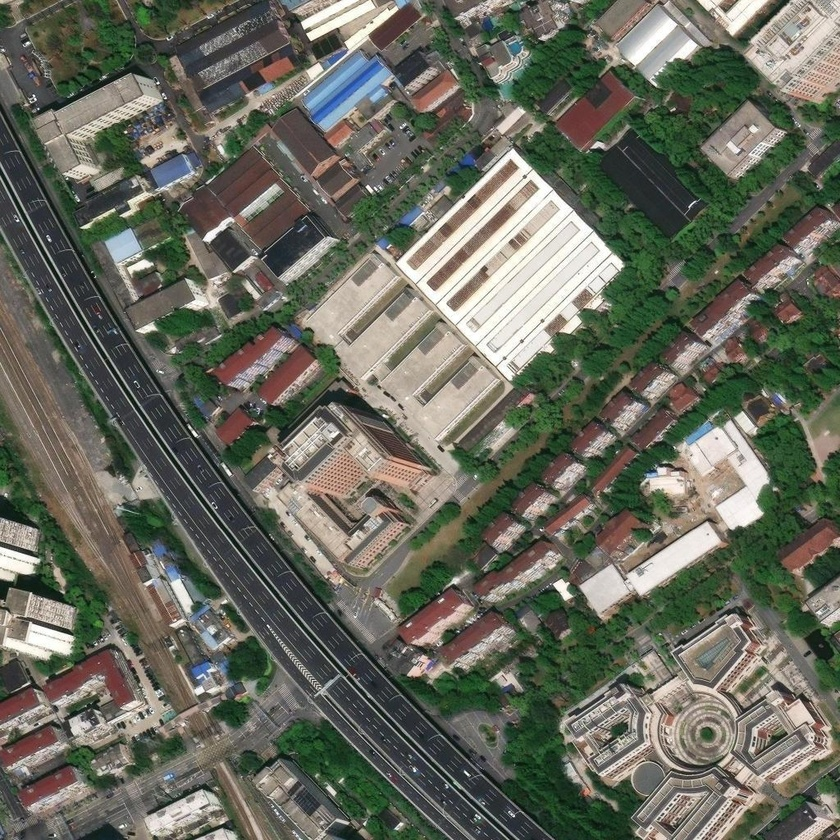
#> input picture tools/map/esri_northwest.jpg, 840 x 840 px, shrunk from 1024 x 1024 before the run, found by its file name
$ python create_grid.py
#> lines starting #> are read from the running program, lines starting #| are printed output that depends on the picture
from PIL import Image, ImageDraw, ImageFont

img = Image.open('tools/map/esri_northwest.jpg')
#> img is the input picture: PIL image 840x840 RGB; mean R, G, B 102.9, 105.4, 92.8
w, h = img.size
#> w = 840; h = 840

# Draw grid lines every 50 pixels and labels every 100 pixels
draw_img = img.copy()
draw = ImageDraw.Draw(draw_img)

for x in range(0, w, 50):
    col = (255, 255, 0) if x % 100 == 0 else (100, 100, 100)
    draw.line([(x, 0), (x, h)], fill=col, width=1 if x % 100 != 0 else 2)
    if x % 100 == 0:
        draw.text((x + 2, 10), str(x), fill=(255, 255, 0))

for y in range(0, h, 50):
    col = (255, 255, 0) if y % 100 == 0 else (100, 100, 100)
    draw.line([(0, y), (w, y)], fill=col, width=1 if y % 100 != 0 else 2)
    if y % 100 == 0:
        draw.text((10, y + 2), str(y), fill=(255, 255, 0))

draw_img.save('tools/map/esri_grid.jpg')
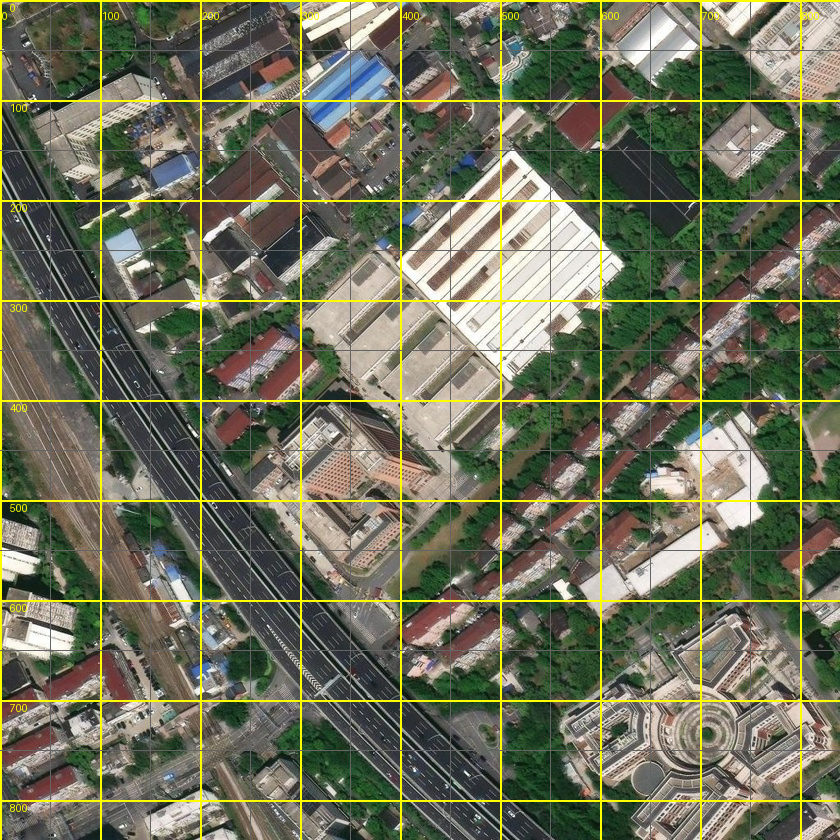
#> saved as esri_grid.jpg: PIL image 840x840 RGB; mean R, G, B 109.4, 111.8, 89
print("Saved tools/map/esri_grid.jpg with 50px/100px grid")

$ run again, with tools/map/crop_grid_nw.jpg copied over tools/map/esri_northwest.jpg
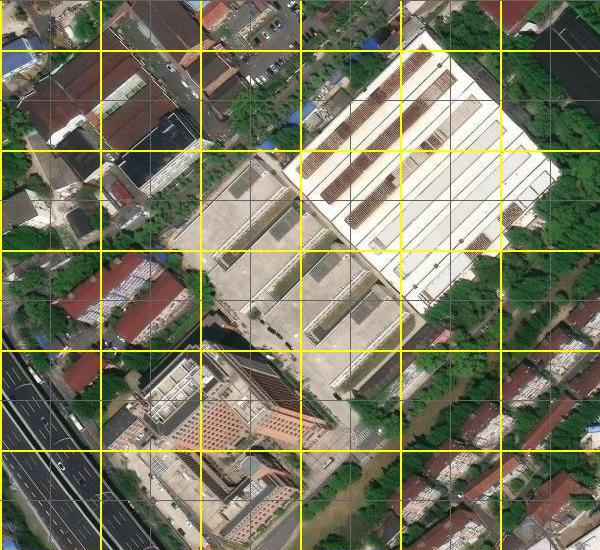
#> input picture tools/map/crop_grid_nw.jpg, 600 x 550 px, found by its file name
#> img is the input picture: PIL image 600x550 RGB; mean R, G, B 119.9, 119.7, 98.4
#> `draw_img.save('tools/map/esri_grid.jpg')`:
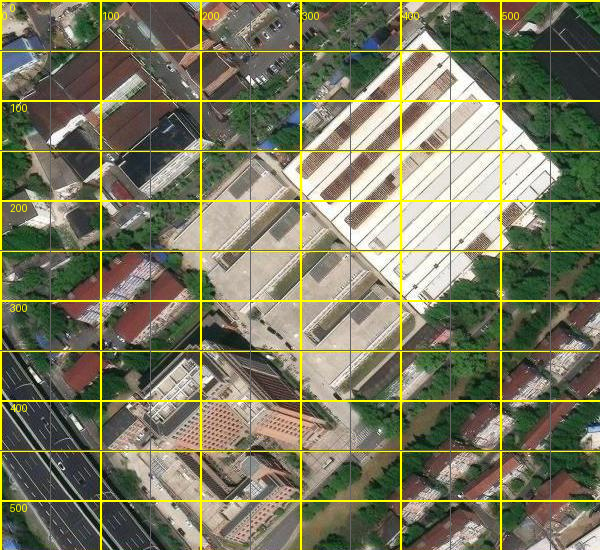
#> saved as esri_grid.jpg: PIL image 600x550 RGB; mean R, G, B 122.3, 121.9, 95.2
